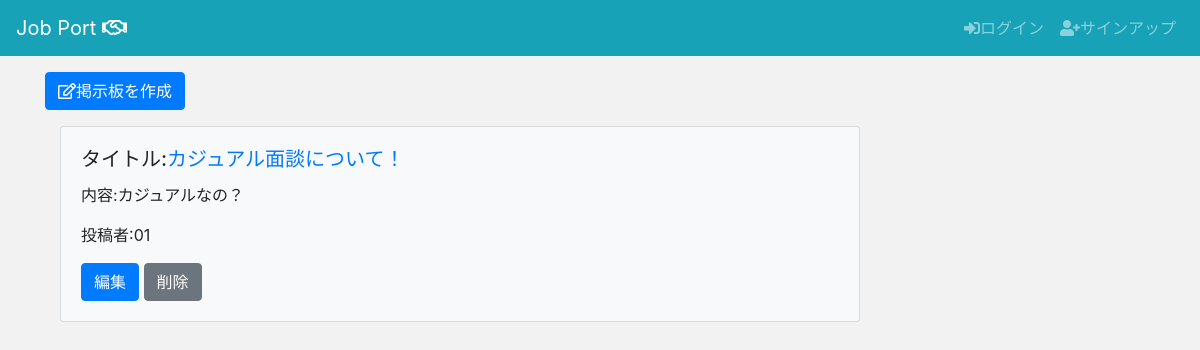
/jpapp/boards/, run on an earlier commit of the app's database.
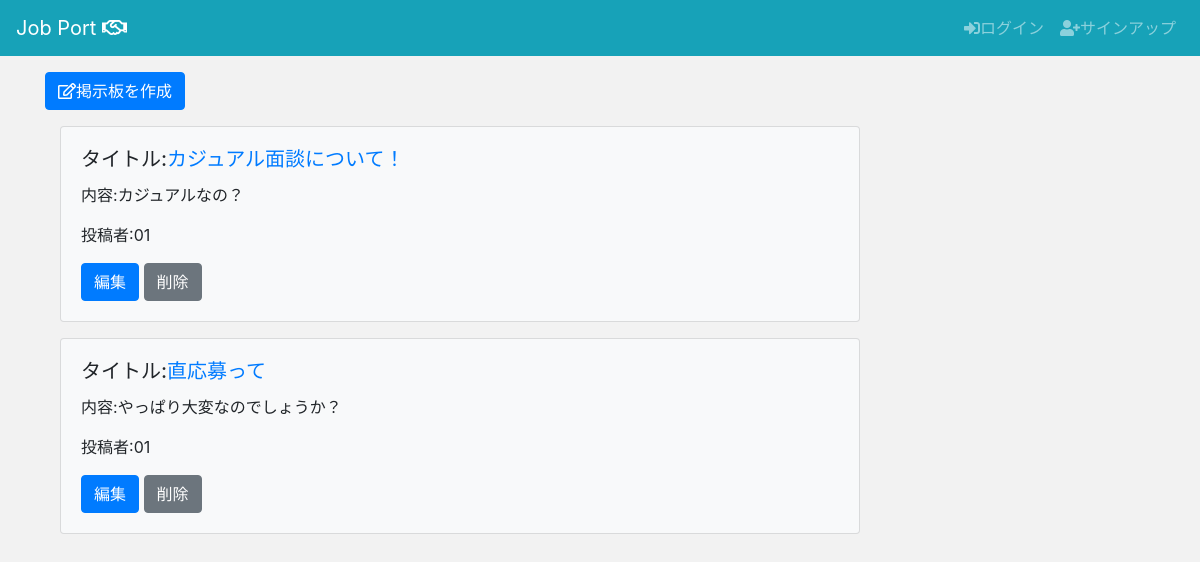
And on a later commit of the database.
### jpapp/models.py (models this page shows, shortened)
class Board(models.Model):
    board_title = models.CharField(max_length=100)
    board_content = models.TextField()
    user = models.ForeignKey(User, on_delete=models.CASCADE)

### jpapp/views.py (the view)
# urls.py: path('boards/', boards_list, name='boards_list'),
def boards_list(request):
    object_list = Board.objects.all()
    return render(request, 'jpapp/boards/list.html', {'object_list':object_list})

### templates/jpapp/boards/list.html
{% extends "jpapp/base.html" %}
{% block content %}
<div class="container">
  <a class="btn btn-primary my-3" href="{% url 'jpapp:boards_create' %}" role="button"><i class="far fa-edit"></i>掲示板を作成</a>
  <div class="container">
    {% for item in object_list %}
    <div class="card bg-light mb-3" style="max-width: 50rem;">
      <div class="card-body">
        <h5 class="card-title">タイトル:<a href="{% url 'jpapp:boards_detail' item.pk %}">{{ item.board_title }}</a></h5>
        <p class="card-text">内容:{{ item.board_content }}</p>
        <p>投稿者:{{ item.user }}</p>
        <a href="{% url 'jpapp:boards_update' item.pk %}" class="btn btn-primary" role="button" aria-pressed="true">編集</a>
        <a href="{% url 'jpapp:boards_delete' item.pk %}" class="btn btn-secondary" role="button" aria-pressed="true">削除</a>
      </div>
    </div>
    {% endfor %}
  </div>
</div>
{% endblock %}

What changed in the data, as far as the page shows it:
added Board: board_title "直応募って", board_content "やっぱり大変なのでしょうか？", user "01"
